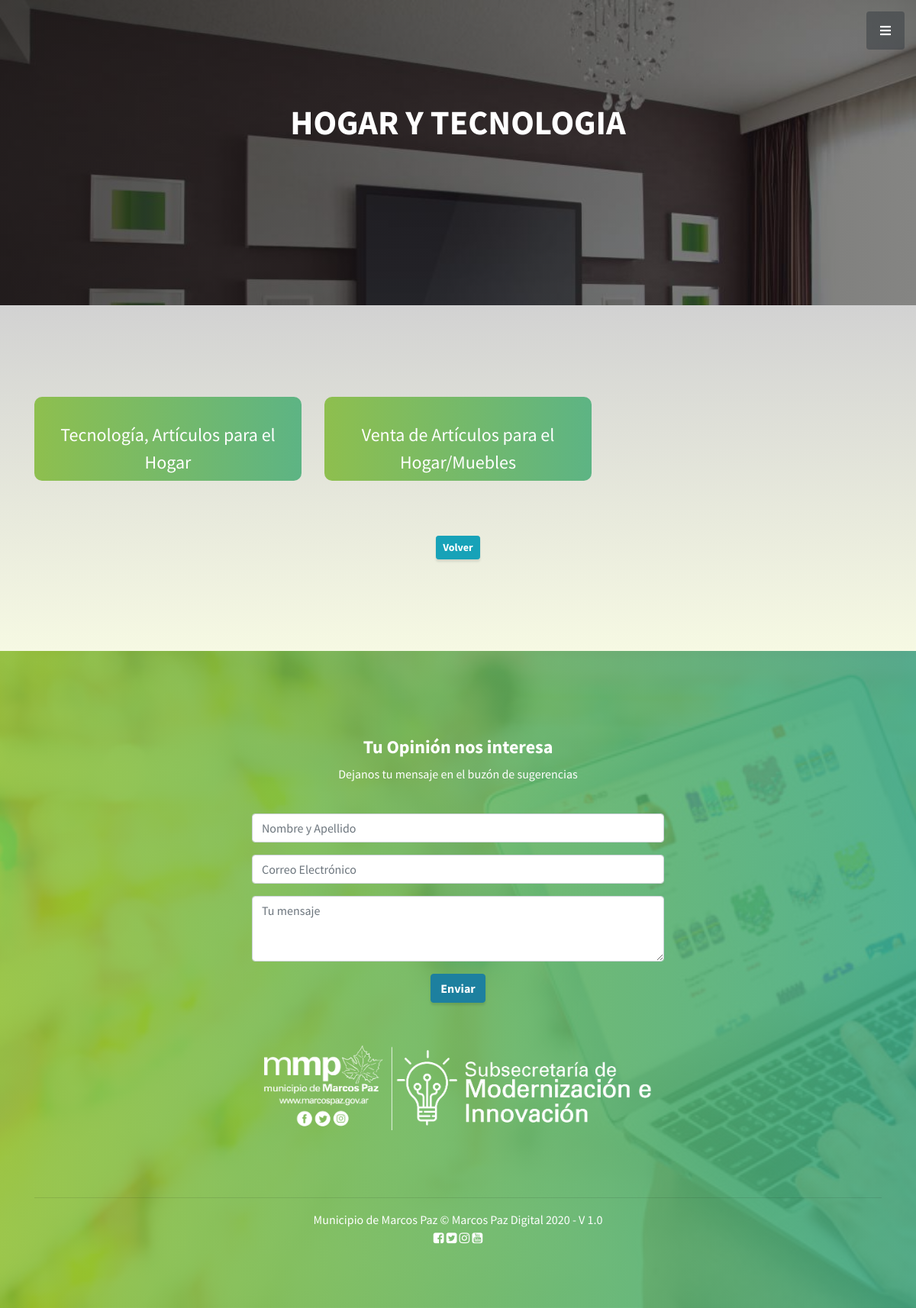
The page /categories.php?id=2 on the database its author committed.
### tables this page shows
CREATE TABLE `categorias` (
  `id_categoria` smallint(5) UNSIGNED NOT NULL,
  `tipo` varchar(50) DEFAULT NULL,
  `imagen` varchar(255) NOT NULL
);

CREATE TABLE `comercios_rubro` (
  `id_rubro` smallint(5) UNSIGNED NOT NULL,
  `tipo` varchar(50) DEFAULT NULL,
  `id_categoria` smallint(5) UNSIGNED NOT NULL
);

### categories.php (the view, shortened to what this page needs)
<!DOCTYPE html>
<html lang="en">
<?php include("layout/head.php"); ?>
<body id="page-top">
  <a class="menu-toggle rounded" href="#">
    <i class="fas fa-bars"></i>
  </a>
    <?php
    include("config/conexion.php");
    $id = $_GET['id'];
    $consulta_categoria=mysqli_query($con,"select * from categorias where id_categoria ='$id'");
    $valor=mysqli_fetch_array($consulta_categoria);
    ?>
    <div class="row-fluid" style="background: linear-gradient(90deg, rgba(29, 28, 28, 0.74) 0%, rgba(21, 21, 21, 0.52) 100%), url(assets/img/categorias/<?php echo $valor['imagen'];?>); background-size: cover; height: 400px;">
      <h2 class="mb-5 title" style="text-transform: uppercase;"><?php echo $valor['tipo'];?></h2>
    </div>
  <section class="content-section bg-lightgrey text-white text-center" id="services">
    <div class="container">
      <div class="row">
        <?php
        $consulta=mysqli_query($con,"select * from comercios_rubro where id_categoria ='$id' order by tipo");
        while($campo=mysqli_fetch_array($consulta)){
        ?>
        <div class="col-md-4">
          <div class="gradient">
            <a href="list.php?id=<?php echo $campo['id_rubro'];?>" class="text-white" style="font-size: x-large"> <?php echo utf8_encode($campo['tipo']);?> </a>
          </div>
          <br>
        </div>
        <?php
          }
        ?>
        <div class="offset-md-3 col-md-6">
          <br><br>
          <a href="index.php#services" class="btn btn-info btn-sm"> Volver </a>
          <br>
        </div>
    </div>
  </section>
  <?php include("layout/footer.php");?>
</body>
</html>

### assets/css/stylish-portfolio.css (style rules this page uses)
body, html { width: 100%; height: 100%; }
body { font-family: 'Source Sans Pro'; }
.content-section { padding-top: 7.5rem; padding-bottom: 7.5rem; }
h1, h2, h3, h4, h5, h6 { font-weight: 700; }
.title { font-size: 2.8rem; color: #ffffff; padding-top: 3em; text-align: center; }
.menu-toggle { position: fixed; right: 15px; top: 15px; width: 50px; height: 50px; text-align: center; color: #fff; background: rgba(52, 58, 64, 0.5); line-height: 50px; z-index: 999; }
a { color: #1D809F; }
.btn { box-shadow: 0px 3px 3px 0px rgba(0, 0, 0, 0.1); font-weight: 700; }
.text-white { color: #FFFFFF !important; }
.bg-lightgrey { background: #A1FFCE; background: -webkit-linear-gradient(to top, #FAFFD1, #A1FFCE); background: linear-gradient(to top, #FAFFD1, #A1FFCE); }
.bg-lightgrey { background: #A1FFCE; background: -webkit-linear-gradient(to top, #FAFFD1, #A1FFCE); background: linear-gradient(to top, #f6f9e3, #d2d2d2); }
.gradient { background: #a8ff78; background: -webkit-linear-gradient(to right, #78ffd6, #a8ff78); background: linear-gradient(to right, #8ebf4e, #5db484); padding: 2em; height: 110px; border-radius: 10px; }

### rows shown on the page
categorias: imagen (picture), tipo "HOGAR Y TECNOLOGIA"
comercios_rubro: tipo "Tecnología, Artículos para el Hogar"
comercios_rubro: tipo "Venta de Artículos para el Hogar/Muebles"
